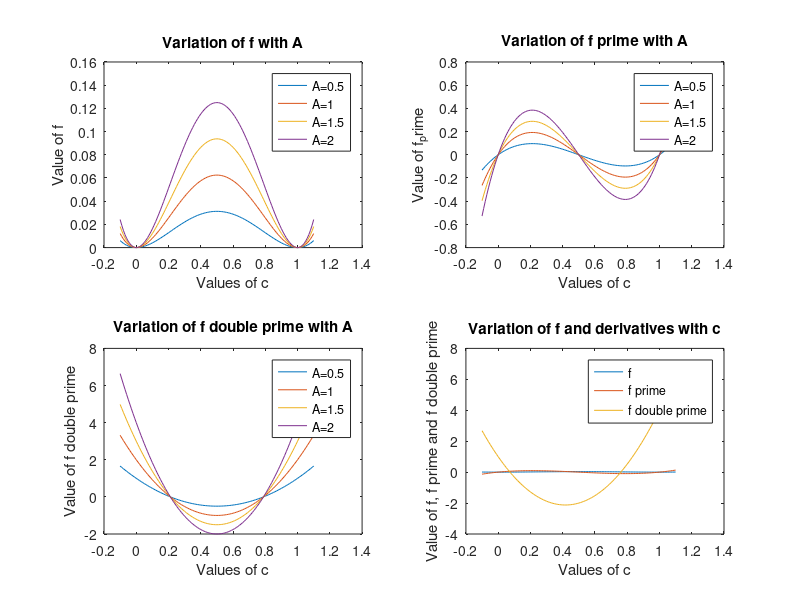

Source code (MATLAB):
% Simple program to check how the cuve varies for different
% values of A in f = A*c^2(1-c)^2

%Physical significance of A is that it gives barrier height

c=-0.1:0.01:1.1;
A=0.5:0.5:2;
for i=1:numel(A)
    f=A(i).*c.*c.*(1-c).*(1-c);
    subplot(2,2,1);
    plot(c, f);
    hold on
end
xlabel('Values of c'), ylabel('Value of f');
title('Variation of f with A');
legend('A=0.5','A=1','A=1.5','A=2');

% Plotting f' (1st derivative)

c=-0.1:0.01:1.1;
A=0.5:0.5:2;
for i=1:numel(A)
    f_prime=2*A(i).*c.*(1-c).*(1-2.*c);
    subplot(2,2,2)
    plot(c, f_prime);
    hold on
end
xlabel('Values of c'), ylabel('Value of f_prime');
title('Variation of f prime with A');
legend('A=0.5','A=1','A=1.5','A=2');


% Plotting f'' (2nd derivative)

c=-0.1:0.01:1.1;
A=0.5:0.5:2;
for i=1:numel(A)
    f_dprime=2*A(i).*(1-c).*(1-2.*c)-2*A(i).*c.*(1-2.*c)-4*A(i).*c.*(1-c);
    subplot(2,2,3)
    plot(c, f_dprime);
    hold on
end
xlabel('Values of c'), ylabel('Value of f double prime');
title('Variation of f double prime with A');
legend('A=0.5','A=1','A=1.5','A=2');

% Combined plot of f, f_prime and f_double prime for A=1

f=A(1).*c.*c.*(1-c).*(1-c);
f_prime=2*A(1).*c.*(1-c).*(1-2.*c);
f_dprime=2*A(1).*(1-c).*(1-2.*c)-2*A(i).*c.*(1-2.*c)-4*A(i).*c.*(1-c);
subplot(2,2,4);
plot(c, f, c, f_prime, c, f_dprime);
xlabel('Values of c'), ylabel('Value of f, f prime and f double prime');
title('Variation of f and derivatives with c');
legend('f','f prime','f double prime');
